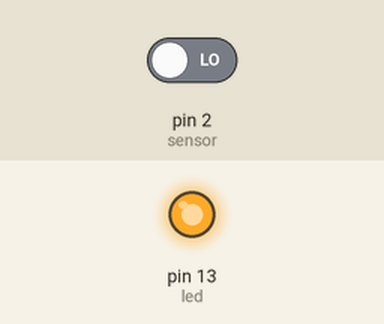
This sketch was run on a simulated Arduino Uno, built with avr-gcc and run on an emulated ATmega328P. On the bench: output pins drawn as LEDs (lit = HIGH). The test bench sets the inputs (shaded band); at power-on: pin 2 (sensor) LOW.

Above: at 1.2 s.
1.3 s: pin 2 (sensor) driven HIGH
At 2.3 s:
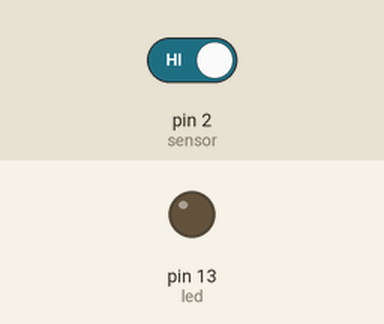
2.8 s: pin 2 (sensor) driven LOW
At 3.5 s:
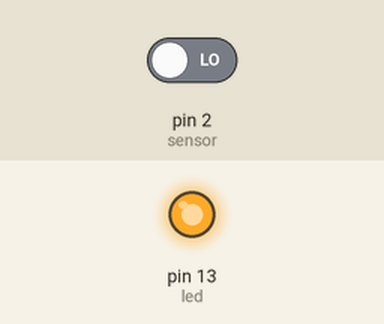
Timing chart, 0 to 5.8 s (numbered marks = the images above; inputs shaded):
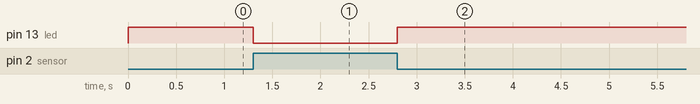

Measured:
- after the input at 1.3 s, pin 13 (led): HIGH → LOW at once
- after the input at 2.8 s, pin 13 (led): LOW → HIGH at once

The sketch:

sensormagnetico.ino
```cpp
int led = 13;//SENSOR KY003 SENSOR MAGNETICO DE EFECTO hall digital transistor 3144
int sensor = 2;

void setup() {
pinMode(led,OUTPUT);
pinMode(sensor,INPUT);

}

void loop() {
 while(digitalRead(sensor)==HIGH);
 digitalWrite(led,HIGH);
 while(digitalRead(sensor)==LOW);
 digitalWrite(led,LOW);

}
```
